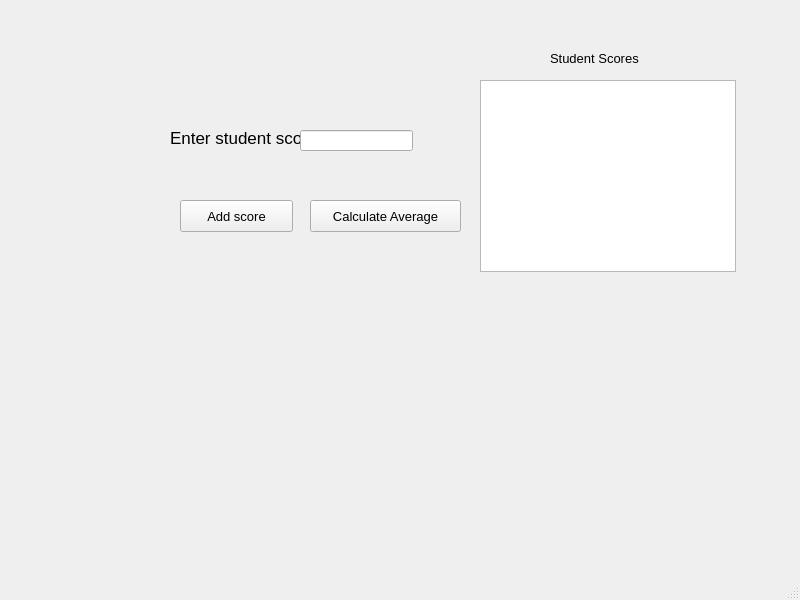
<?xml version="1.0" encoding="UTF-8"?>
<ui version="4.0">
 <class>studentScores</class>
 <widget class="QMainWindow" name="studentScores">
  <property name="geometry">
   <rect>
    <x>0</x>
    <y>0</y>
    <width>800</width>
    <height>600</height>
   </rect>
  </property>
  <property name="font">
   <font>
    <family>Arial</family>
    <pointsize>10</pointsize>
   </font>
  </property>
  <property name="windowTitle">
   <string>Student Scores</string>
  </property>
  <widget class="QWidget" name="centralwidget">
   <widget class="QLabel" name="lblScore">
    <property name="geometry">
     <rect>
      <x>170</x>
      <y>130</y>
      <width>171</width>
      <height>16</height>
     </rect>
    </property>
    <property name="font">
     <font>
      <family>Arial</family>
      <pointsize>13</pointsize>
     </font>
    </property>
    <property name="text">
     <string>Enter student score</string>
    </property>
   </widget>
   <widget class="QLineEdit" name="txtScore">
    <property name="geometry">
     <rect>
      <x>300</x>
      <y>130</y>
      <width>113</width>
      <height>21</height>
     </rect>
    </property>
   </widget>
   <widget class="QPushButton" name="btnScore">
    <property name="geometry">
     <rect>
      <x>180</x>
      <y>200</y>
      <width>113</width>
      <height>32</height>
     </rect>
    </property>
    <property name="font">
     <font>
      <family>Arial</family>
     </font>
    </property>
    <property name="text">
     <string>Add score</string>
    </property>
   </widget>
   <widget class="QPushButton" name="btnAverage">
    <property name="geometry">
     <rect>
      <x>310</x>
      <y>200</y>
      <width>151</width>
      <height>32</height>
     </rect>
    </property>
    <property name="font">
     <font>
      <family>Arial</family>
     </font>
    </property>
    <property name="text">
     <string>Calculate Average</string>
    </property>
   </widget>
   <widget class="QListView" name="lstScores">
    <property name="geometry">
     <rect>
      <x>480</x>
      <y>80</y>
      <width>256</width>
      <height>192</height>
     </rect>
    </property>
   </widget>
   <widget class="QLabel" name="lblStudentScores">
    <property name="geometry">
     <rect>
      <x>550</x>
      <y>50</y>
      <width>161</width>
      <height>16</height>
     </rect>
    </property>
    <property name="font">
     <font>
      <family>Arial</family>
     </font>
    </property>
    <property name="text">
     <string>Student Scores</string>
    </property>
   </widget>
  </widget>
  <widget class="QMenuBar" name="menubar">
   <property name="geometry">
    <rect>
     <x>0</x>
     <y>0</y>
     <width>800</width>
     <height>37</height>
    </rect>
   </property>
  </widget>
  <widget class="QStatusBar" name="statusbar"/>
 </widget>
 <resources/>
 <connections/>
</ui>
